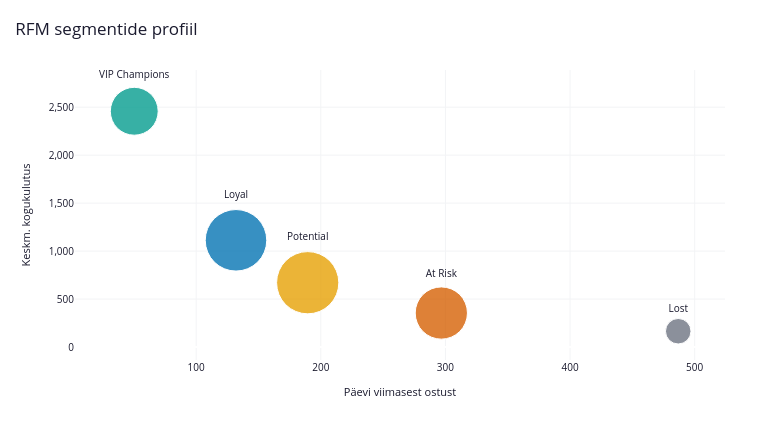

The notebook cell this image was saved under:
### Code cell
segment_profile = (
    rfm_viz
    .groupby("segment", observed=True)
    .agg(
        avg_recency=("recency_days", "mean"),
        avg_monetary=("monetary", "mean"),
        customers=("customer_id", "count")
    )
    .reset_index()
)

fig2 = px.scatter(
    segment_profile,
    x="avg_recency",
    y="avg_monetary",
    size="customers",
    color="segment",
    text="segment",
    color_discrete_map=segment_colors,
    category_orders={"segment": segment_order},
    title="RFM segmentide profiil",
    labels={
        "avg_recency": "Päevi viimasest ostust",
        "avg_monetary": "Keskm. kogukulutus",
        "customers": "Klientide arv",
        "segment": "Segment"
    },
    width=CHART_WIDTH,
    height=CHART_HEIGHT,
    size_max=44
)

fig2.update_traces(
    textposition="top center",
    marker=dict(
        opacity=0.78,
        line=dict(width=1, color=WHITE)
    ),
    textfont=dict(size=10, color=NAVY)
)

fig2.update_layout(
    **BASE_LAYOUT,
    showlegend=False,
    xaxis=dict(
        title="Päevi viimasest ostust",
        title_font=dict(size=11),
        tickfont=dict(size=10),
        gridcolor=LIGHT_GRAY
    ),
    yaxis=dict(
        title="Keskm. kogukulutus",
        title_font=dict(size=11),
        tickfont=dict(size=10),
        gridcolor=LIGHT_GRAY,
        tickformat=",.0f"
    ),
    margin=dict(l=75, r=35, t=70, b=70)
)

fig2.show()

### Figure 1 — Plotly figure (JSON) as saved in the notebook; plotly's stock layout.template omitted (floating-point values rounded to 4 significant figures)
{"data": [{"hovertemplate": "Segment=%{text}<br>Päevi viimasest ostust=%{x}<br>Keskm. kogukulutus=%{y}<br>Klientide arv=%{marker.size}<extra></extra>", "legendgroup": "VIP Champions", "marker": {"color": "#009B8D", "line": {"color": "#FFFFFF", "width": 1}, "opacity": 0.78, "size": [422], "sizemode": "area", "sizeref": 0.3683, "symbol": "circle"}, "mode": "markers+text", "name": "VIP Champions", "orientation": "v", "showlegend": true, "text": ["VIP Champions"], "textfont": {"color": "#1A1A2E", "size": 10}, "textposition": "top center", "type": "scatter", "x": [50.32], "xaxis": "x", "y": [2458.0], "yaxis": "y"}, {"hovertemplate": "Segment=%{text}<br>Päevi viimasest ostust=%{x}<br>Keskm. kogukulutus=%{y}<br>Klientide arv=%{marker.size}<extra></extra>", "legendgroup": "Loyal", "marker": {"color": "#0072B2", "line": {"color": "#FFFFFF", "width": 1}, "opacity": 0.78, "size": [697], "sizemode": "area", "sizeref": 0.3683, "symbol": "circle"}, "mode": "markers+text", "name": "Loyal", "orientation": "v", "showlegend": true, "text": ["Loyal"], "textfont": {"color": "#1A1A2E", "size": 10}, "textposition": "top center", "type": "scatter", "x": [132.0], "xaxis": "x", "y": [1113.0], "yaxis": "y"}, {"hovertemplate": "Segment=%{text}<br>Päevi viimasest ostust=%{x}<br>Keskm. kogukulutus=%{y}<br>Klientide arv=%{marker.size}<extra></extra>", "legendgroup": "Potential", "marker": {"color": "#E69F00", "line": {"color": "#FFFFFF", "width": 1}, "opacity": 0.78, "size": [713], "sizemode": "area", "sizeref": 0.3683, "symbol": "circle"}, "mode": "markers+text", "name": "Potential", "orientation": "v", "showlegend": true, "text": ["Potential"], "textfont": {"color": "#1A1A2E", "size": 10}, "textposition": "top center", "type": "scatter", "x": [189.5], "xaxis": "x", "y": [670.6], "yaxis": "y"}, {"hovertemplate": "Segment=%{text}<br>Päevi viimasest ostust=%{x}<br>Keskm. kogukulutus=%{y}<br>Klientide arv=%{marker.size}<extra></extra>", "legendgroup": "At Risk", "marker": {"color": "#D55E00", "line": {"color": "#FFFFFF", "width": 1}, "opacity": 0.78, "size": [502], "sizemode": "area", "sizeref": 0.3683, "symbol": "circle"}, "mode": "markers+text", "name": "At Risk", "orientation": "v", "showlegend": true, "text": ["At Risk"], "textfont": {"color": "#1A1A2E", "size": 10}, "textposition": "top center", "type": "scatter", "x": [296.7], "xaxis": "x", "y": [354.8], "yaxis": "y"}, {"hovertemplate": "Segment=%{text}<br>Päevi viimasest ostust=%{x}<br>Keskm. kogukulutus=%{y}<br>Klientide arv=%{marker.size}<extra></extra>", "legendgroup": "Lost", "marker": {"color": "#6B7280", "line": {"color": "#FFFFFF", "width": 1}, "opacity": 0.78, "size": [120], "sizemode": "area", "sizeref": 0.3683, "symbol": "circle"}, "mode": "markers+text", "name": "Lost", "orientation": "v", "showlegend": true, "text": ["Lost"], "textfont": {"color": "#1A1A2E", "size": 10}, "textposition": "top center", "type": "scatter", "x": [486.8], "xaxis": "x", "y": [165.0], "yaxis": "y"}], "layout": {"font": {"color": "#1A1A2E", "size": 11}, "height": 430, "legend": {"itemsizing": "constant", "title": {"text": "Segment"}, "tracegroupgap": 0}, "margin": {"b": 70, "l": 75, "r": 35, "t": 70}, "paper_bgcolor": "#FFFFFF", "plot_bgcolor": "#FFFFFF", "showlegend": false, "title": {"font": {"color": "#1A1A2E", "size": 17}, "text": "RFM segmentide profiil", "x": 0.02}, "width": 760, "xaxis": {"anchor": "y", "domain": [0, 1], "gridcolor": "#F3F4F6", "tickfont": {"size": 10}, "title": {"font": {"size": 11}, "text": "Päevi viimasest ostust"}}, "yaxis": {"anchor": "x", "domain": [0, 1], "gridcolor": "#F3F4F6", "tickfont": {"size": 10}, "tickformat": ",.0f", "title": {"font": {"size": 11}, "text": "Keskm. kogukulutus"}}}}
